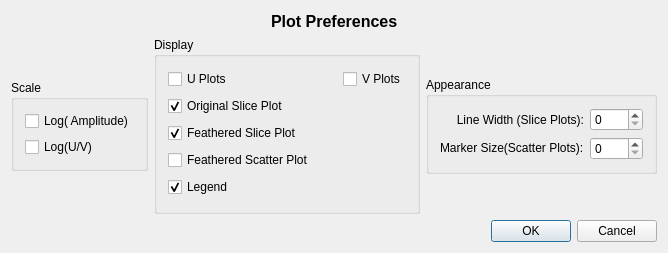
<?xml version="1.0" encoding="UTF-8"?>
<ui version="4.0">
 <class>PreferencesClass</class>
 <widget class="QDialog" name="PreferencesClass">
  <property name="geometry">
   <rect>
    <x>0</x>
    <y>0</y>
    <width>668</width>
    <height>253</height>
   </rect>
  </property>
  <property name="windowTitle">
   <string>Preferences</string>
  </property>
  <layout class="QVBoxLayout" name="verticalLayout_6">
   <item>
    <layout class="QHBoxLayout" name="horizontalLayout_2">
     <item>
      <spacer name="horizontalSpacer_2">
       <property name="orientation">
        <enum>Qt::Horizontal</enum>
       </property>
       <property name="sizeHint" stdset="0">
        <size>
         <width>40</width>
         <height>20</height>
        </size>
       </property>
      </spacer>
     </item>
     <item>
      <widget class="QLabel" name="titleLabel">
       <property name="font">
        <font>
         <pointsize>12</pointsize>
         <weight>75</weight>
         <bold>true</bold>
        </font>
       </property>
       <property name="text">
        <string>Plot Preferences</string>
       </property>
      </widget>
     </item>
     <item>
      <spacer name="horizontalSpacer_3">
       <property name="orientation">
        <enum>Qt::Horizontal</enum>
       </property>
       <property name="sizeHint" stdset="0">
        <size>
         <width>40</width>
         <height>20</height>
        </size>
       </property>
      </spacer>
     </item>
    </layout>
   </item>
   <item>
    <layout class="QHBoxLayout" name="horizontalLayout_10">
     <item>
      <layout class="QVBoxLayout" name="verticalLayout_4">
       <item>
        <spacer name="verticalSpacer">
         <property name="orientation">
          <enum>Qt::Vertical</enum>
         </property>
         <property name="sizeHint" stdset="0">
          <size>
           <width>20</width>
           <height>17</height>
          </size>
         </property>
        </spacer>
       </item>
       <item>
        <widget class="QGroupBox" name="scaleGroupBox">
         <property name="title">
          <string>Scale</string>
         </property>
         <layout class="QVBoxLayout" name="verticalLayout_3">
          <item>
           <widget class="QCheckBox" name="logAmplitudeCheckBox">
            <property name="text">
             <string>Log( Amplitude)</string>
            </property>
           </widget>
          </item>
          <item>
           <widget class="QCheckBox" name="logUVCheckBox">
            <property name="text">
             <string>Log(U/V)</string>
            </property>
           </widget>
          </item>
         </layout>
        </widget>
       </item>
       <item>
        <spacer name="verticalSpacer_2">
         <property name="orientation">
          <enum>Qt::Vertical</enum>
         </property>
         <property name="sizeHint" stdset="0">
          <size>
           <width>20</width>
           <height>13</height>
          </size>
         </property>
        </spacer>
       </item>
      </layout>
     </item>
     <item>
      <widget class="QGroupBox" name="displayGroupBox">
       <property name="title">
        <string>Display</string>
       </property>
       <layout class="QVBoxLayout" name="verticalLayout">
        <item>
         <layout class="QHBoxLayout" name="horizontalLayout_8">
          <item>
           <widget class="QCheckBox" name="xPlotCheckBox">
            <property name="text">
             <string>U Plots</string>
            </property>
           </widget>
          </item>
          <item>
           <spacer name="horizontalSpacer_16">
            <property name="orientation">
             <enum>Qt::Horizontal</enum>
            </property>
            <property name="sizeHint" stdset="0">
             <size>
              <width>13</width>
              <height>20</height>
             </size>
            </property>
           </spacer>
          </item>
          <item>
           <widget class="QCheckBox" name="yPlotCheckBox">
            <property name="toolTip">
             <string>Checking this box will remove the Y plots from the display.</string>
            </property>
            <property name="text">
             <string>V Plots</string>
            </property>
           </widget>
          </item>
         </layout>
        </item>
        <item>
         <layout class="QHBoxLayout" name="horizontalLayout_5">
          <item>
           <widget class="QCheckBox" name="originalCheckBox">
            <property name="sizePolicy">
             <sizepolicy hsizetype="Fixed" vsizetype="Fixed">
              <horstretch>0</horstretch>
              <verstretch>0</verstretch>
             </sizepolicy>
            </property>
            <property name="toolTip">
             <string>A plot of the original feather data will be shown if this box is checked.</string>
            </property>
            <property name="text">
             <string>Original Slice Plot</string>
            </property>
            <property name="checked">
             <bool>true</bool>
            </property>
           </widget>
          </item>
          <item>
           <spacer name="horizontalSpacer_9">
            <property name="orientation">
             <enum>Qt::Horizontal</enum>
            </property>
            <property name="sizeHint" stdset="0">
             <size>
              <width>13</width>
              <height>20</height>
             </size>
            </property>
           </spacer>
          </item>
         </layout>
        </item>
        <item>
         <layout class="QHBoxLayout" name="horizontalLayout_7">
          <item>
           <widget class="QCheckBox" name="outputCheckBox">
            <property name="toolTip">
             <string>A plot of the feather output functions will be shown if this box is checked.</string>
            </property>
            <property name="text">
             <string>Feathered Slice Plot</string>
            </property>
            <property name="checked">
             <bool>true</bool>
            </property>
           </widget>
          </item>
          <item>
           <spacer name="horizontalSpacer_13">
            <property name="orientation">
             <enum>Qt::Horizontal</enum>
            </property>
            <property name="sizeHint" stdset="0">
             <size>
              <width>13</width>
              <height>20</height>
             </size>
            </property>
           </spacer>
          </item>
         </layout>
        </item>
        <item>
         <layout class="QHBoxLayout" name="horizontalLayout_4">
          <item>
           <widget class="QCheckBox" name="outputScatterCheckBox">
            <property name="toolTip">
             <string>Display a separate scatter plot of the average visibility amplitudes.</string>
            </property>
            <property name="text">
             <string>Feathered Scatter Plot</string>
            </property>
           </widget>
          </item>
          <item>
           <spacer name="horizontalSpacer_14">
            <property name="orientation">
             <enum>Qt::Horizontal</enum>
            </property>
            <property name="sizeHint" stdset="0">
             <size>
              <width>13</width>
              <height>20</height>
             </size>
            </property>
           </spacer>
          </item>
         </layout>
        </item>
        <item>
         <layout class="QHBoxLayout" name="horizontalLayout_6">
          <item>
           <widget class="QCheckBox" name="legendCheckBox">
            <property name="sizePolicy">
             <sizepolicy hsizetype="Fixed" vsizetype="Fixed">
              <horstretch>0</horstretch>
              <verstretch>0</verstretch>
             </sizepolicy>
            </property>
            <property name="toolTip">
             <string>The oridinal data plot will include a legend if this box is checked.</string>
            </property>
            <property name="text">
             <string>Legend</string>
            </property>
            <property name="checked">
             <bool>true</bool>
            </property>
           </widget>
          </item>
          <item>
           <spacer name="horizontalSpacer_15">
            <property name="orientation">
             <enum>Qt::Horizontal</enum>
            </property>
            <property name="sizeHint" stdset="0">
             <size>
              <width>13</width>
              <height>20</height>
             </size>
            </property>
           </spacer>
          </item>
         </layout>
        </item>
       </layout>
      </widget>
     </item>
     <item>
      <layout class="QVBoxLayout" name="verticalLayout_5">
       <item>
        <spacer name="verticalSpacer_3">
         <property name="orientation">
          <enum>Qt::Vertical</enum>
         </property>
         <property name="sizeHint" stdset="0">
          <size>
           <width>20</width>
           <height>17</height>
          </size>
         </property>
        </spacer>
       </item>
       <item>
        <widget class="QGroupBox" name="appearanceGroupBox">
         <property name="title">
          <string>Appearance</string>
         </property>
         <layout class="QVBoxLayout" name="verticalLayout_2">
          <item>
           <layout class="QHBoxLayout" name="horizontalLayout_9">
            <item>
             <widget class="QLabel" name="label_2">
              <property name="text">
               <string>Line Width (Slice Plots):</string>
              </property>
              <property name="alignment">
               <set>Qt::AlignRight|Qt::AlignTrailing|Qt::AlignVCenter</set>
              </property>
             </widget>
            </item>
            <item>
             <widget class="QSpinBox" name="lineThicknessSpinBox">
              <property name="sizePolicy">
               <sizepolicy hsizetype="Fixed" vsizetype="Fixed">
                <horstretch>0</horstretch>
                <verstretch>0</verstretch>
               </sizepolicy>
              </property>
              <property name="minimumSize">
               <size>
                <width>53</width>
                <height>21</height>
               </size>
              </property>
              <property name="toolTip">
               <string>Select a width for drawing curves on the plot(s).</string>
              </property>
             </widget>
            </item>
           </layout>
          </item>
          <item>
           <layout class="QHBoxLayout" name="horizontalLayout_3">
            <item>
             <widget class="QLabel" name="markerLabel">
              <property name="toolTip">
               <string>Select a size for point markers on scatter plots.</string>
              </property>
              <property name="text">
               <string>&lt;font color='black'&gt;Marker Size(Scatter Plots):&lt;/font&gt;</string>
              </property>
             </widget>
            </item>
            <item>
             <widget class="QSpinBox" name="dotSizeSpinBox">
              <property name="sizePolicy">
               <sizepolicy hsizetype="Fixed" vsizetype="Fixed">
                <horstretch>0</horstretch>
                <verstretch>0</verstretch>
               </sizepolicy>
              </property>
              <property name="minimumSize">
               <size>
                <width>53</width>
                <height>21</height>
               </size>
              </property>
             </widget>
            </item>
           </layout>
          </item>
         </layout>
        </widget>
       </item>
       <item>
        <spacer name="verticalSpacer_4">
         <property name="orientation">
          <enum>Qt::Vertical</enum>
         </property>
         <property name="sizeHint" stdset="0">
          <size>
           <width>20</width>
           <height>13</height>
          </size>
         </property>
        </spacer>
       </item>
      </layout>
     </item>
    </layout>
   </item>
   <item>
    <layout class="QHBoxLayout" name="horizontalLayout">
     <item>
      <spacer name="horizontalSpacer">
       <property name="orientation">
        <enum>Qt::Horizontal</enum>
       </property>
       <property name="sizeHint" stdset="0">
        <size>
         <width>40</width>
         <height>20</height>
        </size>
       </property>
      </spacer>
     </item>
     <item>
      <widget class="QPushButton" name="okButton">
       <property name="toolTip">
        <string>Clicking this button will apply your preferences and close this dialog.</string>
       </property>
       <property name="text">
        <string>OK</string>
       </property>
      </widget>
     </item>
     <item>
      <widget class="QPushButton" name="cancelButton">
       <property name="toolTip">
        <string>Clicking this button will close this dialog.</string>
       </property>
       <property name="text">
        <string>Cancel</string>
       </property>
      </widget>
     </item>
    </layout>
   </item>
  </layout>
 </widget>
 <layoutdefault spacing="6" margin="11"/>
 <resources/>
 <connections/>
</ui>
